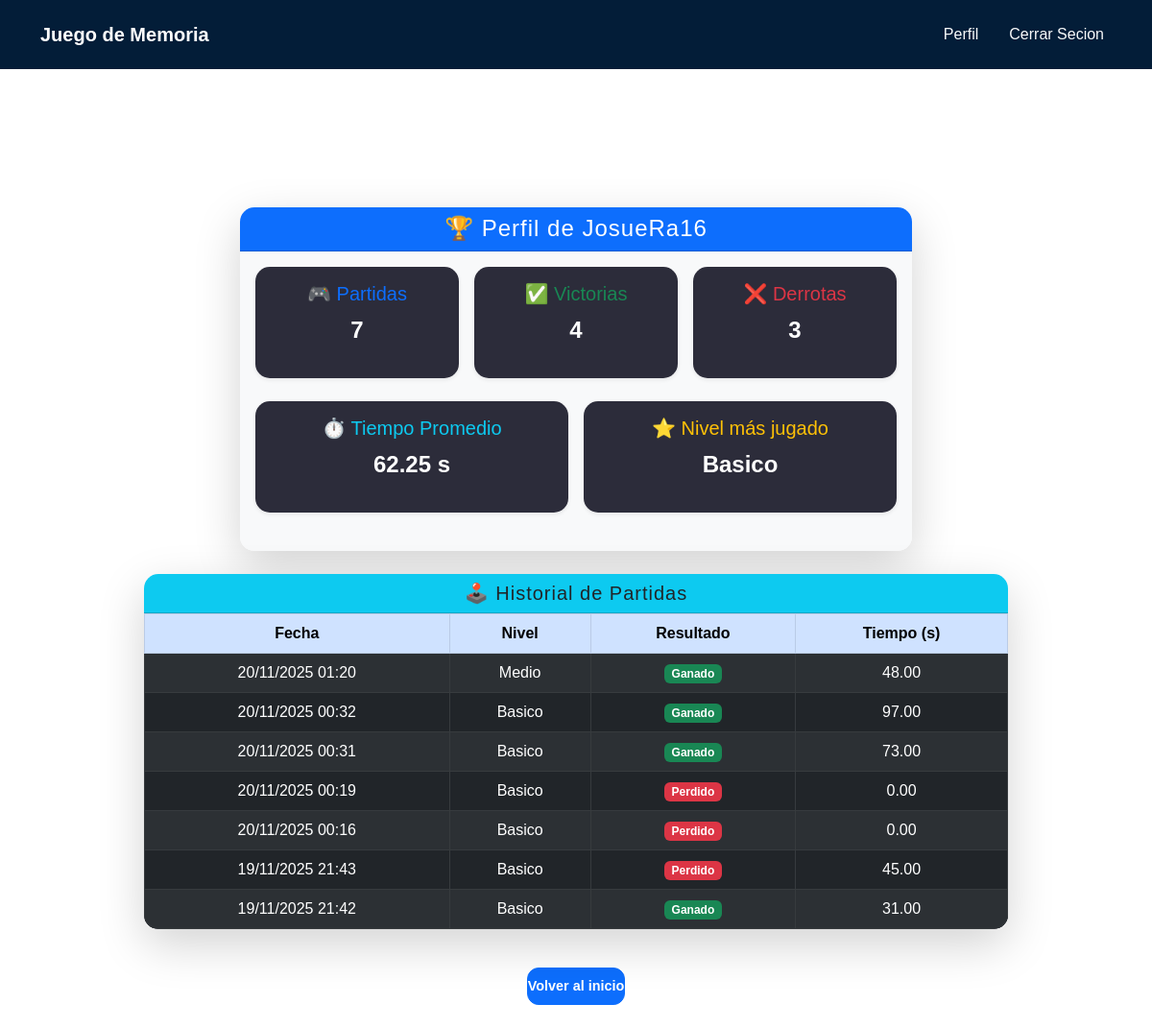
The page /perfil/ (signed in) on the database as committed earlier.
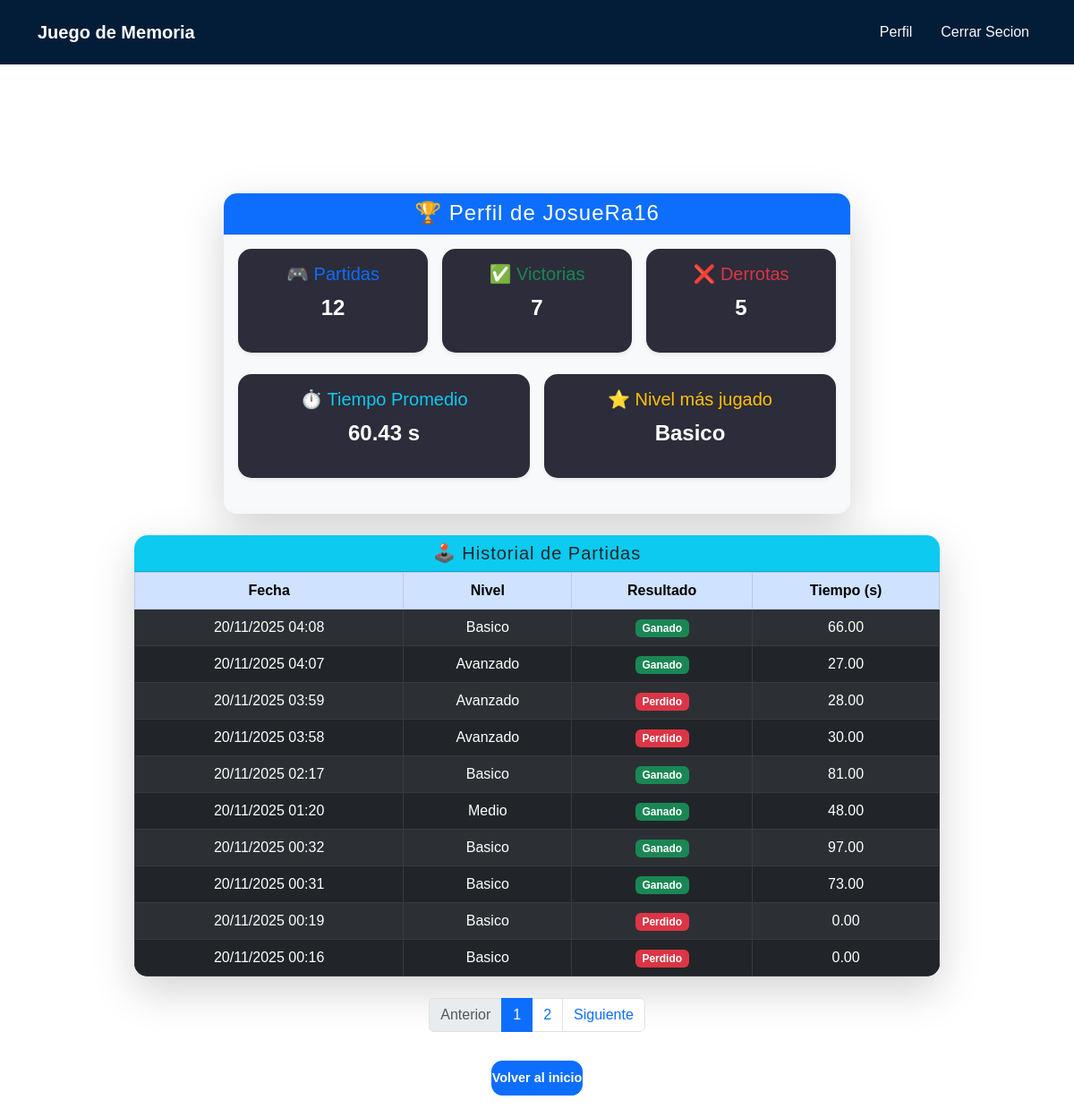
The same page on the database as committed later.
### memory_game/models.py (models this page shows, shortened)
class Partida(models.Model):
    usuario = models.ForeignKey(User, on_delete=models.CASCADE)
    nivel = models.CharField(max_length=20)
    resultado = models.CharField(max_length=10)  # 'victoria' o 'derrota'
    tiempo_restante = models.IntegerField(default=0)
    fecha = models.DateTimeField(auto_now_add=True)

### memory_game/views.py (the view)
# urls.py: path('perfil/', views.perfil, name='perfil'),
@login_required
def perfil(request):
    partidas = Partida.objects.filter(usuario=request.user).order_by('-fecha')
    paginator = Paginator(partidas, 10)
    page_number = request.GET.get('page')
    page_obj = paginator.get_page(page_number)
    total_partidas = partidas.count()
    total_victorias = partidas.filter(resultado='victoria').count()
    total_derrotas = partidas.filter(resultado='derrota').count()
    promedio_tiempo = partidas.filter(resultado='victoria').aggregate(Avg('tiempo_restante'))['tiempo_restante__avg'] or 0
    nivel_mas_jugado_data = partidas.values('nivel').annotate(total=Count('nivel')).order_by('-total').first()
    nivel_mas_jugado = nivel_mas_jugado_data['nivel'] if nivel_mas_jugado_data else 'N/A'
    context = {
        'total_partidas': total_partidas,
        'total_victorias': total_victorias,
        'total_derrotas': total_derrotas,
        'promedio_tiempo': round(promedio_tiempo, 2),
        'nivel_mas_jugado': nivel_mas_jugado,
        'page_obj': page_obj,
    }
    return render(request, 'memory_game/perfil.html', context)

### memory_game/templates/memory_game/perfil.html (shortened to what this page needs)
{% extends 'memory_game/base.html' %}
{% load static %}
{% block content %}
<div class="center-box">
  <div class="card shadow-lg border-0 mb-4" style="max-width: 700px; width: 100%;">
    <div class="card-header bg-primary text-white text-center">
      <h2 class="h4 mb-0">🏆 Perfil de {{ user.username }}</h2>
    </div>
    <div class="card-body bg-light text-dark">
      <div class="row g-3 justify-content-center mb-4">
        <div class="col-md-4">
          <div class="card shadow-sm border-0 text-center">
            <div class="card-body">
              <h5 class="text-primary">🎮 Partidas</h5>
              <p class="fs-4 fw-bold">{{ total_partidas }}</p>
            </div>
          </div>
        </div>
        <div class="col-md-4">
          <div class="card shadow-sm border-0 text-center">
            <div class="card-body">
              <h5 class="text-success">✅ Victorias</h5>
              <p class="fs-4 fw-bold">{{ total_victorias }}</p>
            </div>
          </div>
        </div>
        <div class="col-md-4">
          <div class="card shadow-sm border-0 text-center">
            <div class="card-body">
              <h5 class="text-danger">❌ Derrotas</h5>
              <p class="fs-4 fw-bold">{{ total_derrotas }}</p>
            </div>
          </div>
        </div>
      </div>
      <div class="row g-3 justify-content-center mb-4">
        <div class="col-md-6">
          <div class="card shadow-sm border-0 text-center">
            <div class="card-body">
              <h5 class="text-info">⏱️ Tiempo Promedio</h5>
              <p class="fs-4 fw-bold">{{ promedio_tiempo }} s</p>
            </div>
          </div>
        </div>
        <div class="col-md-6">
          <div class="card shadow-sm border-0 text-center">
            <div class="card-body">
              <h5 class="text-warning">⭐ Nivel más jugado</h5>
              <p class="fs-4 fw-bold">{{ nivel_mas_jugado|title }}</p>
            </div>
          </div>
        </div>
      </div>
    </div>
  </div>
  <div class="card shadow-lg border-0 mb-4" style="max-width: 900px; width: 100%;">
    <div class="card-header bg-info text-dark text-center">
      <h3 class="h5 mb-0">🕹️ Historial de Partidas</h3>
    </div>
    <div class="card-body p-0">
      <div class="table-responsive">
        <table class="table table-dark table-striped table-bordered align-middle text-center mb-0">
          <thead class="table-primary text-dark">
            <tr>
              <th>Fecha</th>
              <th>Nivel</th>
              <th>Resultado</th>
              <th>Tiempo (s)</th>
            </tr>
          </thead>
          <tbody>
            {% for partida in page_obj %}
            <tr>
              <td>{{ partida.fecha|date:"d/m/Y H:i" }}</td>
              <td>{{ partida.nivel|title }}</td>
              <td>
                {% if partida.resultado == "victoria" %}
                <span class="badge bg-success">Ganado</span>
                {% else %}
                <span class="badge bg-danger">Perdido</span>
                {% endif %}
              </td>
              <td>{{ partida.tiempo_restante|floatformat:2 }}</td>
            </tr>
            {% empty %}
            <tr>
              <td colspan="4">No hay partidas registradas</td>
            </tr>
            {% endfor %}
          </tbody>
        </table>
      </div>
    </div>
  </div>
  {% if page_obj.has_other_pages %}
  <nav aria-label="Paginación de partidas">
    <ul class="pagination justify-content-center">
      {% if page_obj.has_previous %}
      <li class="page-item">
        <a class="page-link" href="?page={{ page_obj.previous_page_number }}">Anterior</a>
      </li>
      {% else %}
      <li class="page-item disabled"><span class="page-link">Anterior</span></li>
      {% endif %}
      {% for num in page_obj.paginator.page_range %}
      {% if page_obj.number == num %}
      <li class="page-item active"><span class="page-link">{{ num }}</span></li>
      {% else %}
      <li class="page-item"><a class="page-link" href="?page={{ num }}">{{ num }}</a></li>
      {% endif %}
      {% endfor %}
      {% if page_obj.has_next %}
      <li class="page-item">
        <a class="page-link" href="?page={{ page_obj.next_page_number }}">Siguiente</a>
      </li>
      {% else %}
      <li class="page-item disabled"><span class="page-link">Siguiente</span></li>
      {% endif %}
    </ul>
  </nav>
  {% endif %}
  <a href="{% url 'index' %}" class="btn btn-primary nivel-btn-small mt-3">Volver al inicio</a>
</div>
{% endblock %}

### memory_game/templates/memory_game/base.html (shortened to what this page needs)
{% load static %}
<!DOCTYPE html>
<html lang="es">
<head>
  <link href="https://cdn.jsdelivr.net/npm/bootstrap@5.3.0/dist/css/bootstrap.min.css" rel="stylesheet">
  <link rel="stylesheet" href="{% static 'memory_game/css/global.css' %}">
</head>
<body class="app-body">
  <nav class="navbar navbar-expand-lg navbar-dark fixed-top" style="background-color: #031d38;">
    <div class="container d-flex justify-content-between align-items-center">
      <a class="navbar-brand fw-bold mb-0 h1" href="{% url 'index' %}">Juego de Memoria</a>
      <div class="collapse navbar-collapse" id="navbarNav">
        <ul class="navbar-nav ms-auto d-flex flex-row">
          {% if user.is_authenticated %}
            <li class="nav-item me-3"><a href="{% url 'perfil' %}" class="nav-link text-light">Perfil</a></li>
            <li class="nav-item"><a href="{% url 'logout' %}" class="nav-link text-light">Cerrar Secion</a></li>
          {% else %}
            <li class="nav-item me-3"><a href="{% url 'login' %}" class="nav-link text-light">Iniciar sesión</a></li>
            <li class="nav-item"><a href="{% url 'register' %}" class="nav-link text-light">Registrarse</a></li>
          {% endif %}
        </ul>
      </div>
    </div>
  </nav>
  <br><br><br>
  <div class="container py-4">
    {% block content %}{% endblock %}
  </div>
</body>
</html>

### memory_game/static/memory_game/css/global.css (style rules this page uses)
body { font-family: 'Poppins', sans-serif; padding-top: 120px; }
body.app-body { background-image: url("/static/memory_game/img/fondos/azul2.jpg"); background-size: cover; background-position: center; background-repeat: no-repeat; min-height: 100vh; }
.card { border-radius: 15px; overflow: hidden; }
.card-header { font-weight: 600; letter-spacing: 1px; }
.card-body { background-color: #2c2c3a; color: #fff; }
.btn { border-radius: 12px; font-weight: 600; }
.center-box { display: flex; flex-direction: column; align-items: center; justify-content: center; min-height: 70vh; text-align: center; }
.nivel-btn-small { font-size: 0.9rem; padding: 8px 0; max-width: 250px; }
.navbar { padding: 1rem; }

Rows that differ between the two databases and show on the page:
no longer on this page (row unchanged): Partida: fecha "19/11/2025 21:43", nivel "Basico", resultado "Perdido", tiempo_restante "45.00"
no longer on this page (row unchanged): Partida: fecha "19/11/2025 21:42", nivel "Basico", resultado "Ganado", tiempo_restante "31.00"
added Partida: fecha "20/11/2025 04:08", nivel "Basico", resultado "Ganado", tiempo_restante "66.00"
added Partida: fecha "20/11/2025 04:07", nivel "Avanzado", resultado "Ganado", tiempo_restante "27.00"
added Partida: fecha "20/11/2025 03:59", nivel "Avanzado", resultado "Perdido", tiempo_restante "28.00"
added Partida: fecha "20/11/2025 03:58", nivel "Avanzado", resultado "Perdido", tiempo_restante "30.00"
added Partida: fecha "20/11/2025 02:17", nivel "Basico", resultado "Ganado", tiempo_restante "81.00"
Other text that changed with them:
{{ total_partidas }}: "7" → "12"
{{ total_victorias }}: "4" → "7"
{{ total_derrotas }}: "3" → "5"
{{ promedio_tiempo }}: "62.25" → "60.43"
text now shown: "Anterior Siguiente"
new list line: "1"
new list line: "2"
